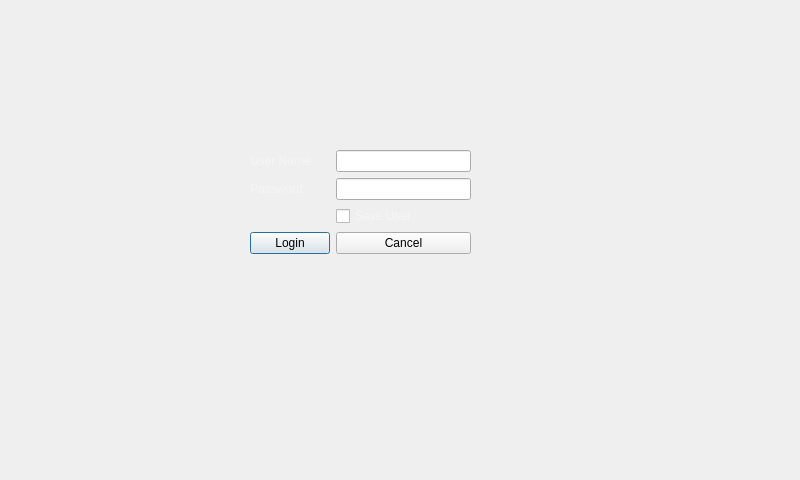
<?xml version="1.0" encoding="UTF-8"?>
<ui version="4.0">
 <class>QDlgLogin</class>
 <widget class="QDialog" name="QDlgLogin">
  <property name="geometry">
   <rect>
    <x>0</x>
    <y>0</y>
    <width>800</width>
    <height>480</height>
   </rect>
  </property>
  <property name="windowTitle">
   <string>Dialog</string>
  </property>
  <property name="styleSheet">
   <string notr="true">#QDlgLogin{border-image: url(:/images/splash_bg.png);}</string>
  </property>
  <widget class="QWidget" name="layoutWidget">
   <property name="geometry">
    <rect>
     <x>250</x>
     <y>150</y>
     <width>221</width>
     <height>118</height>
    </rect>
   </property>
   <layout class="QFormLayout" name="formLayout">
    <item row="0" column="0">
     <widget class="QLabel" name="label">
      <property name="styleSheet">
       <string notr="true">color: rgb(246, 245, 244);</string>
      </property>
      <property name="text">
       <string>User Name:</string>
      </property>
      <property name="scaledContents">
       <bool>false</bool>
      </property>
      <property name="alignment">
       <set>Qt::AlignRight|Qt::AlignTrailing|Qt::AlignVCenter</set>
      </property>
     </widget>
    </item>
    <item row="0" column="1">
     <widget class="QLineEdit" name="editUserName"/>
    </item>
    <item row="1" column="0">
     <widget class="QLabel" name="label_2">
      <property name="styleSheet">
       <string notr="true">color: rgb(246, 245, 244);</string>
      </property>
      <property name="text">
       <string>Password:</string>
      </property>
      <property name="scaledContents">
       <bool>false</bool>
      </property>
      <property name="alignment">
       <set>Qt::AlignRight|Qt::AlignTrailing|Qt::AlignVCenter</set>
      </property>
     </widget>
    </item>
    <item row="1" column="1">
     <widget class="QLineEdit" name="editPasswd"/>
    </item>
    <item row="2" column="1">
     <widget class="QCheckBox" name="chkSave">
      <property name="styleSheet">
       <string notr="true">color: rgb(246, 245, 244);</string>
      </property>
      <property name="text">
       <string>Save User</string>
      </property>
     </widget>
    </item>
    <item row="3" column="0">
     <widget class="QPushButton" name="btnLogin">
      <property name="text">
       <string>Login</string>
      </property>
     </widget>
    </item>
    <item row="3" column="1">
     <widget class="QPushButton" name="btnCancel">
      <property name="text">
       <string>Cancel</string>
      </property>
     </widget>
    </item>
   </layout>
  </widget>
 </widget>
 <resources/>
 <connections>
  <connection>
   <sender>btnCancel</sender>
   <signal>clicked()</signal>
   <receiver>QDlgLogin</receiver>
   <slot>reject()</slot>
   <hints>
    <hint type="sourcelabel">
     <x>228</x>
     <y>204</y>
    </hint>
    <hint type="destinationlabel">
     <x>199</x>
     <y>149</y>
    </hint>
   </hints>
  </connection>
 </connections>
</ui>
